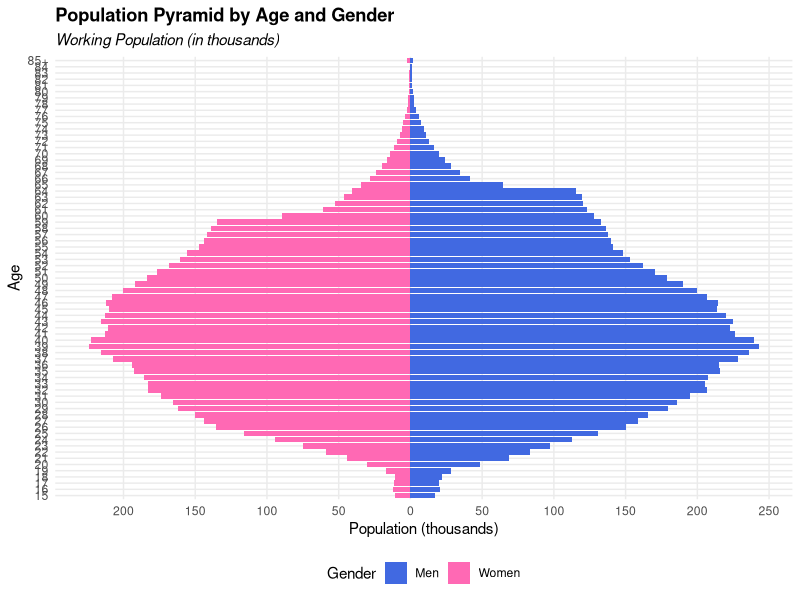
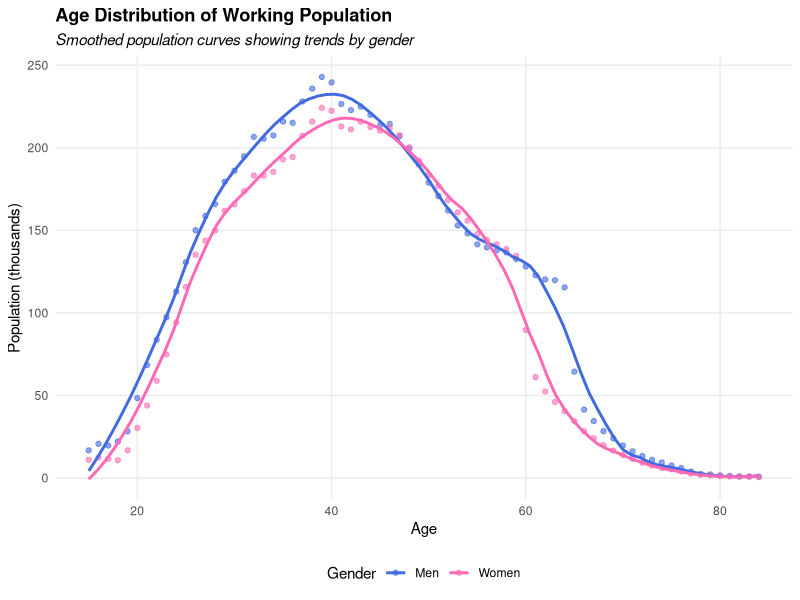
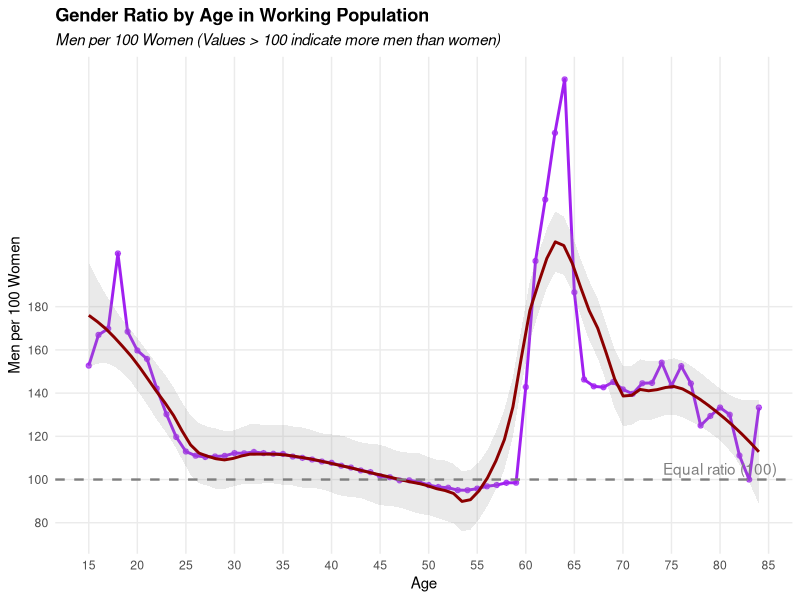
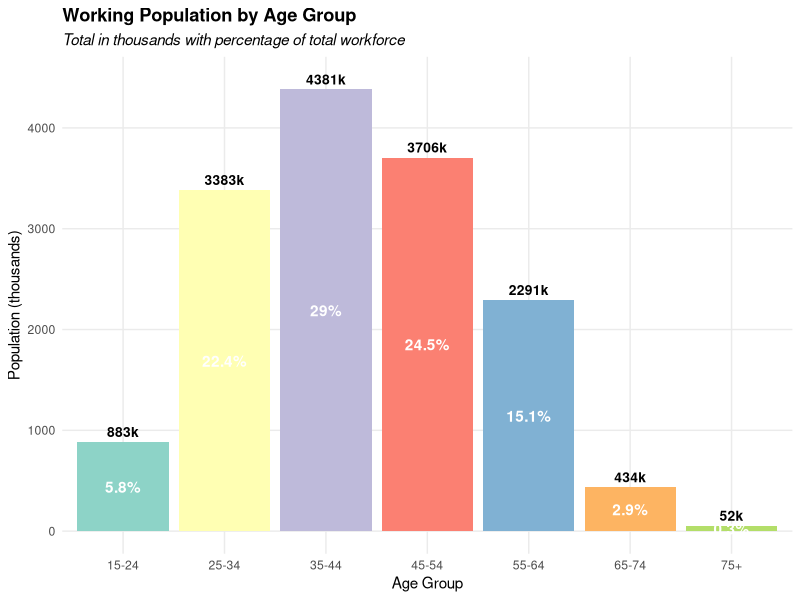
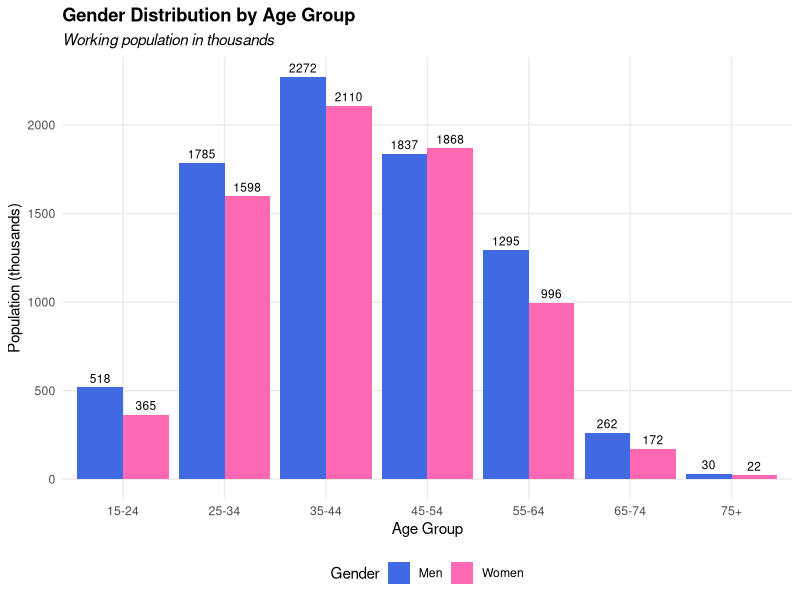
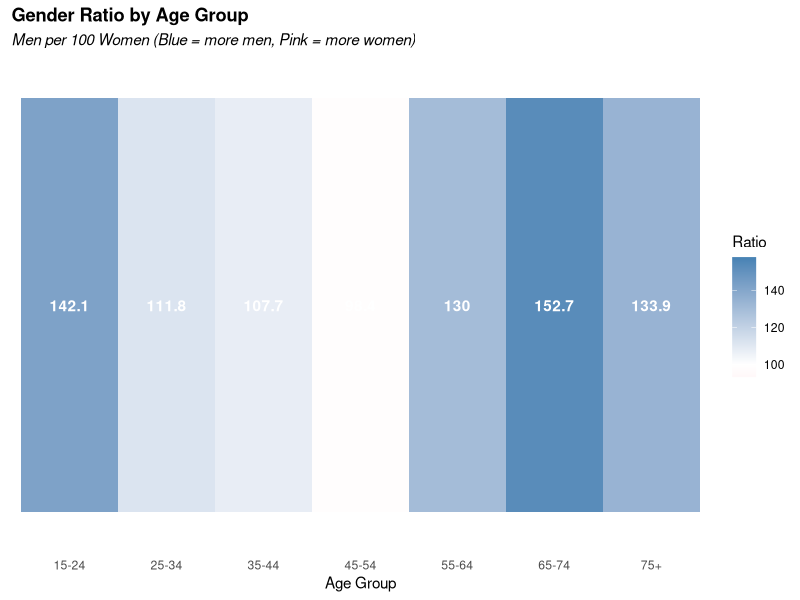
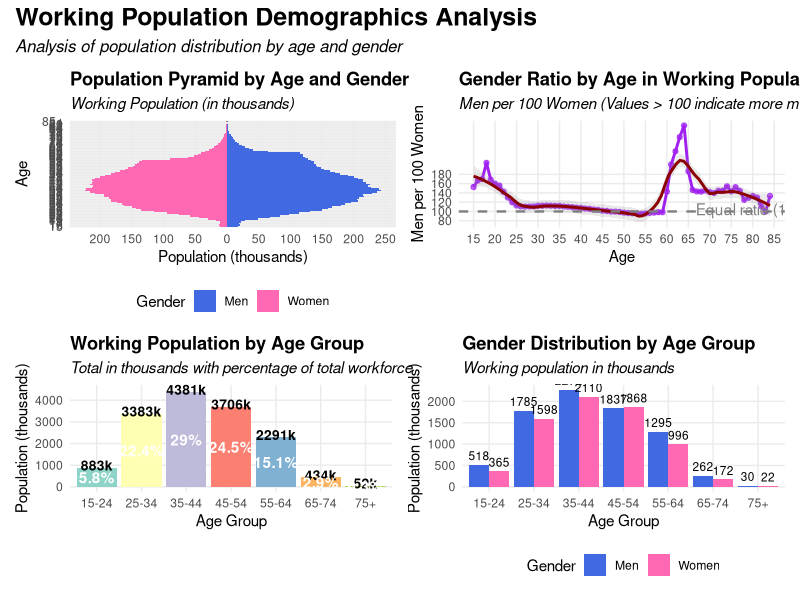

These charts were generated, in order, by the following R code: (Note: this script raises an error after producing the figures.)
# Enhanced Analysis of Working Population by Age and Gender
# Load necessary packages
library(tidyverse)  # For data manipulation and visualization
library(readr)      # For reading CSV files
library(scales)     # For better axis formatting
library(ggthemes)   # For enhanced themes
library(patchwork)  # For combining multiple plots

# Import the data
population_data <- read_csv("data/working_people_ages.csv")

# Inspect the data
head(population_data)
summary(population_data)
str(population_data)

# Basic data cleaning and preparation
population_clean <- population_data %>%
  # Convert Age to factor for better handling of the "85+" category
  mutate(Age = factor(Age, levels = c(as.character(15:84), "85+"))) %>%
  # Add Total and Gender Ratio columns
  mutate(
    Total = Men + Women,
    Gender_Ratio = (Men / Women) * 100
  )

# Print summary statistics
cat("Total working men:", sum(population_clean$Men), "thousand\n")
cat("Total working women:", sum(population_clean$Women), "thousand\n")
cat("Total working population:", sum(population_clean$Total), "thousand\n")
cat("Overall gender ratio:", (sum(population_clean$Men) / sum(population_clean$Women) * 100), "men per 100 women\n")

# Convert to long format for some visualizations
population_long <- population_clean %>%
  pivot_longer(cols = c(Men, Women), 
               names_to = "Gender", 
               values_to = "Population")

# Set a common theme with white background for all plots
white_theme <- theme_minimal() +
  theme(
    panel.background = element_rect(fill = "white", color = NA),
    plot.background = element_rect(fill = "white", color = NA),
    panel.grid.minor = element_blank(),
    legend.background = element_rect(fill = "white", color = NA),
    plot.title = element_text(face = "bold"),
    plot.subtitle = element_text(face = "italic")
  )

# VISUALIZATIONS

# 1. Enhanced Population Pyramid
pyramid_plot <- ggplot(population_clean) +
  geom_bar(aes(x = Age, y = Men, fill = "Men"), stat = "identity") +
  geom_bar(aes(x = Age, y = -Women, fill = "Women"), stat = "identity") +
  coord_flip() +
  scale_fill_manual(values = c("Men" = "#4169E1", "Women" = "#FF69B4")) +
  labs(
    title = "Population Pyramid by Age and Gender",
    subtitle = "Working Population (in thousands)",
    x = "Age",
    y = "Population (thousands)",
    fill = "Gender"
  ) +
  scale_y_continuous(
    labels = function(x) paste0(abs(x)),
    breaks = seq(-250, 250, 50)
  ) +
  white_theme +
  theme(legend.position = "bottom")

# Save the pyramid plot
ggsave("plots/population_pyramid.png", pyramid_plot, width = 10, height = 12, bg = "white")

# 2. Age Distribution - Smoothed Population Curves
smoothed_curves <- ggplot(population_long, aes(x = as.integer(as.character(Age)), y = Population, color = Gender)) +
  geom_point(alpha = 0.6) +
  geom_smooth(aes(group = Gender), se = FALSE, span = 0.3) +
  scale_color_manual(values = c("Men" = "#4169E1", "Women" = "#FF69B4")) +
  labs(
    title = "Age Distribution of Working Population",
    subtitle = "Smoothed population curves showing trends by gender",
    x = "Age",
    y = "Population (thousands)"
  ) +
  white_theme +
  theme(legend.position = "bottom")

# Save the smoothed curves plot
ggsave("plots/age_distribution_smoothed.png", smoothed_curves, width = 10, height = 8, bg = "white")

# 3. Gender Ratio by Age - Enhanced
gender_ratio_plot <- ggplot(population_clean, aes(x = as.integer(as.character(Age)), y = Gender_Ratio)) +
  geom_line(size = 1, color = "purple") +
  geom_point(color = "purple", alpha = 0.7) +
  geom_smooth(method = "loess", se = TRUE, color = "darkred", span = 0.3, alpha = 0.2) +
  geom_hline(yintercept = 100, linetype = "dashed", color = "gray50", size = 0.8) +
  annotate("text", x = 80, y = 105, label = "Equal ratio (100)", color = "gray50") +
  labs(
    title = "Gender Ratio by Age in Working Population",
    subtitle = "Men per 100 Women (Values > 100 indicate more men than women)",
    x = "Age",
    y = "Men per 100 Women"
  ) +
  scale_y_continuous(breaks = seq(80, 180, 20)) +
  scale_x_continuous(breaks = seq(15, 85, 5)) +
  white_theme

# Save the gender ratio plot
ggsave("plots/gender_ratio_by_age.png", gender_ratio_plot, width = 10, height = 8, bg = "white")

# 4. Age Group Analysis
# Create age groups
population_age_groups <- population_clean %>%
  mutate(
    Age_Group = case_when(
      Age %in% as.character(15:24) ~ "15-24",
      Age %in% as.character(25:34) ~ "25-34",
      Age %in% as.character(35:44) ~ "35-44",
      Age %in% as.character(45:54) ~ "45-54",
      Age %in% as.character(55:64) ~ "55-64",
      Age %in% as.character(65:74) ~ "65-74",
      Age %in% c(as.character(75:84), "85+") ~ "75+",
      TRUE ~ "Other"
    )
  ) %>%
  group_by(Age_Group) %>%
  summarize(
    Total_Men = sum(Men),
    Total_Women = sum(Women),
    Total = Total_Men + Total_Women,
    Gender_Ratio = (Total_Men / Total_Women) * 100,
    Percent_of_Workforce = (Total / sum(population_clean$Total)) * 100
  ) %>%
  ungroup() %>%
  arrange(factor(Age_Group, levels = c("15-24", "25-34", "35-44", "45-54", "55-64", "65-74", "75+")))

# Print the age group summary
print(population_age_groups)

# 5. Age Group Visualization - Stacked Bar Chart
age_group_plot <- ggplot(population_age_groups, aes(x = Age_Group)) +
  geom_col(aes(y = Total, fill = Age_Group)) +
  geom_text(aes(y = Total + 100, label = paste0(round(Total), "k")), 
            size = 3.5, fontface = "bold") +
  geom_text(aes(y = Total/2, 
                label = paste0(round(Percent_of_Workforce, 1), "%")),
            color = "white", fontface = "bold") +
  scale_fill_brewer(palette = "Set3") +
  labs(
    title = "Working Population by Age Group",
    subtitle = "Total in thousands with percentage of total workforce",
    x = "Age Group",
    y = "Population (thousands)"
  ) +
  white_theme +
  theme(
    legend.position = "none",
    axis.text.x = element_text(angle = 0)
  )

# Save the age group plot
ggsave("plots/age_groups.png", age_group_plot, width = 10, height = 8, bg = "white")

# 6. Gender Distribution by Age Group
age_group_gender <- population_age_groups %>%
  pivot_longer(cols = c(Total_Men, Total_Women),
               names_to = "Gender",
               values_to = "Population") %>%
  mutate(Gender = str_replace(Gender, "Total_", ""))

gender_by_age_group <- ggplot(age_group_gender, aes(x = Age_Group, y = Population, fill = Gender)) +
  geom_col(position = "dodge") +
  geom_text(aes(label = round(Population)),
            position = position_dodge(width = 0.9),
            vjust = -0.5, size = 3) +
  scale_fill_manual(values = c("Men" = "#4169E1", "Women" = "#FF69B4")) +
  labs(
    title = "Gender Distribution by Age Group",
    subtitle = "Working population in thousands",
    x = "Age Group",
    y = "Population (thousands)"
  ) +
  white_theme +
  theme(legend.position = "bottom")

# Save the gender by age group plot
ggsave("plots/gender_by_age_group.png", gender_by_age_group, width = 10, height = 8, bg = "white")

# 7. Gender Ratio by Age Group - Heatmap
ratio_heatmap <- ggplot(population_age_groups, aes(x = Age_Group, y = "Gender Ratio", fill = Gender_Ratio)) +
  geom_tile() +
  geom_text(aes(label = paste0(round(Gender_Ratio, 1))), color = "white", fontface = "bold") +
  scale_fill_gradient2(low = "pink", mid = "white", high = "steelblue", 
                       midpoint = 100,
                       limits = c(min(population_age_groups$Gender_Ratio) - 5, 
                                  max(population_age_groups$Gender_Ratio) + 5)) +
  labs(
    title = "Gender Ratio by Age Group",
    subtitle = "Men per 100 Women (Blue = more men, Pink = more women)",
    x = "Age Group",
    fill = "Ratio"
  ) +
  white_theme +
  theme(
    axis.title.y = element_blank(),
    axis.text.y = element_blank(),
    panel.grid = element_blank()
  )

# Save the ratio heatmap
ggsave("plots/ratio_heatmap.png", ratio_heatmap, width = 10, height = 4, bg = "white")

# 8. Combined Dashboard (using patchwork)
top_row <- pyramid_plot | gender_ratio_plot
bottom_row <- age_group_plot | gender_by_age_group
dashboard <- (top_row / bottom_row) + 
  plot_annotation(
    title = "Working Population Demographics Analysis",
    subtitle = "Analysis of population distribution by age and gender",
    theme = theme(
      plot.title = element_text(size = 18, face = "bold"),
      plot.subtitle = element_text(size = 12, face = "italic"),
      plot.background = element_rect(fill = "white", color = NA)
    )
  )

# Save the dashboard
ggsave("plots/demographics_dashboard.png", dashboard, width = 16, height = 14, bg = "white")

# Export the processed data
write_csv(population_clean, "processed_data/population_clean.csv")
write_csv(population_age_groups, "processed_data/population_age_groups.csv")

# Print final summary
cat("\nAnalysis completed! Key findings:\n")
cat("- Peak working age (highest population):", 
    population_clean %>% arrange(desc(Total)) %>% pull(Age) %>% head(1), "\n")
cat("- Age group with highest population:", 
    population_age_groups %>% arrange(desc(Total)) %>% pull(Age_Group) %>% head(1), "\n")
cat("- Age group with highest gender disparity:",
    population_age_groups %>% arrange(desc(abs(Gender_Ratio - 100))) %>% pull(Age_Group) %>% head(1), "\n")
cat("- The gender ratio shows a clear pattern by age, with", 
    ifelse(sum(population_clean$Gender_Ratio > 100) > sum(population_clean$Gender_Ratio < 100),
           "generally more men than women in the workforce.",
           "generally more women than men in the workforce."), "\n")